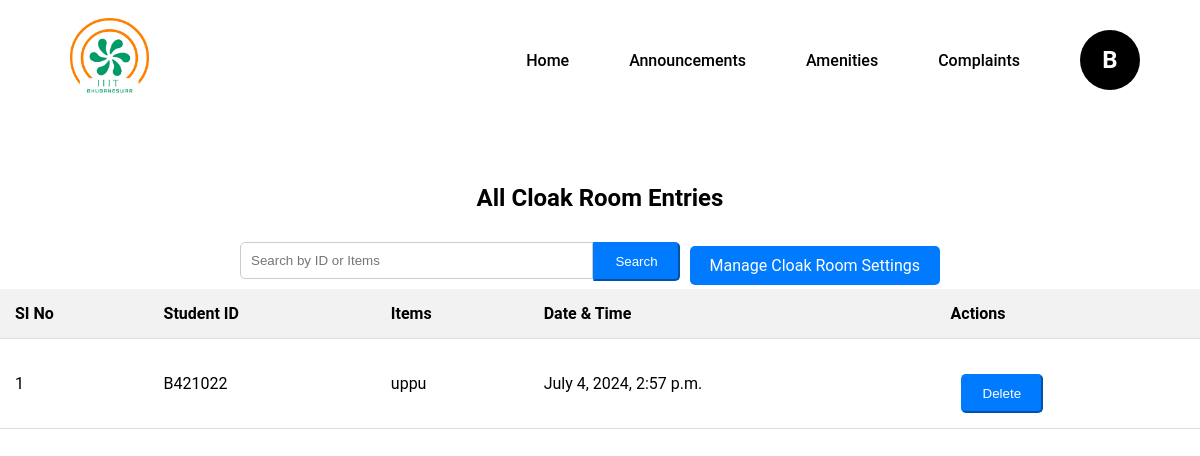
Page /cloak_room/entries/ (signed in) on the committed database.
### users/models.py (models this page shows, shortened)
class CloakRoomEntry(models.Model):
    student = models.ForeignKey(User, on_delete=models.CASCADE)    #, limit_choices_to={'groups__name': 'Students'}
    items = models.TextField()
    date_time_stored = models.DateTimeField(default=timezone.now)

### users/views.py (the view)
# urls.py: path('cloak_room/entries/', views.view_all_cloak_room_entries, name='view_all_cloak_room_entries'),
@login_required
def view_all_cloak_room_entries(request):
    query = request.GET.get('q')
    if query:
        entries = CloakRoomEntry.objects.filter(Q(student__username__icontains=query)
                                              | Q(items__icontains=query)
                                              | Q(date_time_stored__icontains=query))
    else:
        entries = CloakRoomEntry.objects.all()
    return render(request, 'cloak_room/view_all_cloak_room_entries.html', {'entries': entries})

### users/context_processors.py (called while the page is built)
def cloak_room_settings(request):
    settings = CloakRoomSettings.objects.first()
    return {
        'settings': settings
    }

### users/templates/cloak_room/view_all_cloak_room_entries.html (shortened to what this page needs)
{% extends "faculty_base.html" %}
{% block content %}
{% load static %}
<link rel="stylesheet" href="{% static 'css/cloak_room_styles.css' %}">
<div class="container mt-4">
  <h2>All Cloak Room Entries</h2>
  <div class="row mb-3 justify-content-center">
    <div class="col-md-12">
        <form method="GET" class="form-inline search-bar d-flex justify-content-center align-items-center">
            <div class="input-group">
                <input type="text" class="form-control form-control-lg" name="q" placeholder="Search by ID or Items" value="{{ request.GET.q }}">
                <div class="input-group-append">
                    <button type="submit" class="btn btn-primary btn-lg">Search</button>
                </div>
                {% if user.is_authenticated %}
                <div class="button-group ml-3 d-flex align-items-center">
                    <a href="{% url 'manage_cloak_room_settings' %}" class="btn btn-primary btn-lg">Manage Cloak Room Settings</a>
                </div>
                {% endif %}
            </div>
        </form>
    </div>
</div>
 <table class="table table-striped mt-3">
    <thead>
      <tr>
        <th>SI No</th>
        <th>Student ID</th>
        <th>Items</th>
        <th>Date & Time</th>
        <th>Actions</th>
      </tr>
    </thead>
    <tbody>
      {% for entry in entries %}
        <tr>
          <td>{{ forloop.counter }}</td>
          <td>{{ entry.student.username|capfirst }}</td>
          <td>{{ entry.items }}</td>
          <td>{{ entry.date_time_stored }}</td>
          <td>
            <form method="post" action="{% url 'delete_cloak_room_entry' entry.id %}">
              <button type="submit" class="btn btn-edit-delete btn-lg">Delete</button>
            </form>
          </td>
        </tr>
      {% endfor %}
    </tbody>
  </table>
</div>
{% endblock %}

### users/templates/faculty_base.html (shortened to what this page needs)
{% load static %}
<!DOCTYPE html>
<html lang="en">
<head>
    <link rel="stylesheet" href="{% static 'css/dashboard_styles.css' %}">
    <link rel="stylesheet" href="https://cdnjs.cloudflare.com/ajax/libs/font-awesome/6.0.0-beta3/css/all.min.css">
</head>
<body>
<nav>
    <div class="logo">
        <img src="{% static 'images/home_logo.png' %}" alt="Logo">
    </div>
    <div class="list-items">
        <ul class="nav-links">
            <li><a href="{% url 'faculty_dashboard' %}">Home</a></li>
            <li><a href="{% url 'notice_list' %}">Announcements</a></li>
            <li class="dropdown">
                <a href="#">Amenities</a>
            </li>
            <li><a href="{% url 'faculty_complaints_list' %}">Complaints</a></li>
            <li class="profile dropdown">
                <a href="#" id="profileDropdown" role="button">
                    <div class="profile-initial">{{ request.user.username|slice:":1"|capfirst }}</div>
                </a>
            </li>
        </ul>
    </div>
</nav>
<div class="container mt-4">
    {% block content %}
    {% endblock %}
</div>
</body>
</html>

### static/css/dashboard_styles.css (style rules this page uses)
* { margin: 0; padding: 0; box-sizing: border-box; }
body { font-family: 'Roboto', sans-serif; }
nav { display: flex; align-items: center; justify-content: space-between; background-color: white; padding: 0 20px; width: 100%; height: 120px; margin: 0; }
.logo img { height: 80px; margin-left: 50px; }
.nav-links { list-style: none; display: flex; flex: 1; justify-content: flex-end; align-items: center; }
.nav-links li { position: relative; margin-right: 20px; }
.nav-links a { font-size: 16px; font-weight: 550; color: black; text-decoration: none; padding: 15px 20px; display: block; }
.profile { display: flex; align-items: center; cursor: pointer; }
.profile-initial { width: 60px; height: 60px; background-color: black; color: white; display: flex; align-items: center; justify-content: center; border-radius: 50%; font-size: 24px; font-weight: bold; }

### static/css/cloak_room_styles.css (style rules this page uses)
.container { margin-top: 4rem; }
h2 { text-align: center; margin-bottom: 20px; }
.search-bar .input-group { width: 60%; margin: 0 auto; display: flex; }
.search-bar .form-control { flex: 1; padding: 10px; border-radius: 5px 0 0 5px; border: 1px solid #ccc; }
.search-bar .input-group-append .btn-primary { background-color: #007bff; border-color: #007bff; padding: 10px 20px; border-radius: 0 5px 5px 0; color: white; }
.button-group { display: flex; align-items: center; margin-left: auto; }
.button-group .btn-primary, .btn-edit-delete { background-color: #007bff; border-color: #007bff; padding: 10px 20px; border-radius: 5px; color: white; margin-left: 10px; text-decoration: none; }
.table { width: 100%; border-collapse: collapse; }
.table th, .table td { padding: 15px; text-align: left; border-bottom: 1px solid #ddd; }
.table th { background-color: #f2f2f2; }
.mt-4 { margin-top: 4rem !important; }
form { margin-top: 20px; }
form .btn-primary { background-color: #007bff; border-color: #007bff; padding: 10px 20px; border-radius: 5px; color: white; margin-top: 10px; }
form input, form textarea, form select { width: 40%; padding: 10px; margin: 10px 0; border-radius: 5px; border: 1px solid #ccc; }
.d-flex { display: flex; }
.justify-content-center { justify-content: center; }
.align-items-center { align-items: center; }
.button-group { display: flex; align-items: center; margin-left: auto; margin-right: 20px; }

### rows in the picture
CloakRoomEntry: student.username "B421022", items "uppu", date_time_stored "July 4, 2024, 2:57 p.m."

### other values in the picture
{{ request.user.username|slice:":1"|capfirst }} "B"
